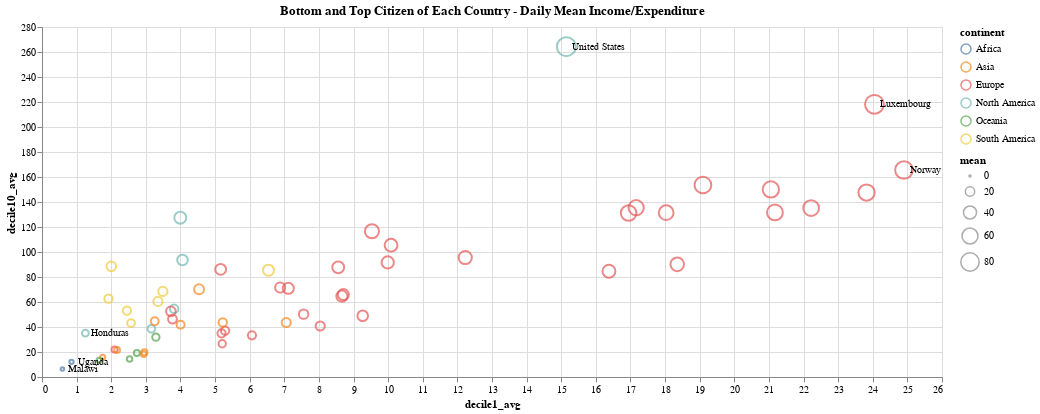

Notebook code cell kept with this figure:
### Code cell
data = df

top_countries = data.nlargest(3, 'decile10_avg')
bottom_countries = data.nsmallest(3, 'decile1_avg')
top_bottom_countries = pd.concat([top_countries, bottom_countries])

scatter = alt.Chart(data).mark_point().encode(
    alt.X('decile1_avg').scale(zero=False),
    alt.Y('decile10_avg').scale(zero=False, padding=1),
    color='continent',
    size='mean'
)

text = alt.Chart(top_bottom_countries).mark_text(
    align='left', baseline='middle',  # Adjust alignment as needed
    dx=6,  # Offset from the point for better visibility
    fontSize=10,  # Set the font size for the text labels
).encode(
    x='decile1_avg',  # X-coordinate of the text label
    y='decile10_avg',  # Y-coordinate of the text label
    text='country',  # Specify the column for the text labels (country names)
)

chart = (scatter+text).properties(
    width=900,
    height=350, 
    title='Bottom and Top Citizen of Each Country - Daily Mean Income/Expenditure'
).interactive()

chart

### Figure 1 — Vega-Lite specification as saved in the notebook (floating-point values rounded to 4 significant figures)
{"config": {"view": {"continuousWidth": 300, "continuousHeight": 300}}, "layer": [{"data": {"name": "data-4bac3d3e3c6a87e6925e92aae1f31b80"}, "mark": {"type": "point"}, "encoding": {"color": {"field": "continent", "type": "nominal"}, "size": {"field": "mean", "type": "quantitative"}, "x": {"field": "decile1_avg", "scale": {"zero": false}, "type": "quantitative"}, "y": {"field": "decile10_avg", "scale": {"zero": false, "padding": 1}, "type": "quantitative"}}, "name": "view_86"}, {"data": {"name": "data-dd8884f4301423e5a8c6bd9d04e83cba"}, "mark": {"type": "text", "align": "left", "baseline": "middle", "dx": 6, "fontSize": 10}, "encoding": {"text": {"field": "country", "type": "nominal"}, "x": {"field": "decile1_avg", "type": "quantitative"}, "y": {"field": "decile10_avg", "type": "quantitative"}}}], "height": 350, "params": [{"name": "param_132", "select": {"type": "interval", "encodings": ["x", "y"]}, "bind": "scales", "views": ["view_86"]}], "title": "Bottom and Top Citizen of Each Country - Daily Mean Income/Expenditure", "width": 900, "$schema": "https://vega.github.io/schema/vega-lite/v5.8.0.json", "datasets": {"data-4bac3d3e3c6a87e6925e92aae1f31b80": [{"country": "Albania", "reporting_level": "national", "decile1_avg": 5.29, "decile2_avg": 7.575, "decile3_avg": 9.183, "decile4_avg": 10.65, "decile5_avg": 12.25, "decile6_avg": 14.04, "decile7_avg": 16.38, "decile8_avg": 19.39, "decile9_avg": 24.02, "decile10_avg": 37.02, "year": 2019, "ppp_version": 2017, "continent": "Europe", "mean": 15.58, "median": 13.08, "gini": 0.3077}, {"country": "Armenia", "reporting_level": "national", "decile1_avg": 2.96, "decile2_avg": 4.097, "decile3_avg": 4.838, "decile4_avg": 5.585, "decile5_avg": 6.349, "decile6_avg": 7.063, "decile7_avg": 7.957, "decile8_avg": 9.144, "decile9_avg": 11.02, "decile10_avg": 19.77, "year": 2019, "ppp_version": 2017, "continent": "Asia", "mean": 7.878, "median": 6.706, "gini": 0.2988}, {"country": "Austria", "reporting_level": "national", "decile1_avg": 19.09, "decile2_avg": 33.07, "decile3_avg": 40.84, "decile4_avg": 47.07, "decile5_avg": 54.14, "decile6_avg": 61.81, "decile7_avg": 71.11, "decile8_avg": 82.01, "decile9_avg": 98.92, "decile10_avg": 153.6, "year": 2019, "ppp_version": 2017, "continent": "Europe", "mean": 66.17, "median": 57.64, "gini": 0.3021}, {"country": "Belarus", "reporting_level": "national", "decile1_avg": 8.038, "decile2_avg": 11.13, "decile3_avg": 12.91, "decile4_avg": 14.51, "decile5_avg": 16.15, "decile6_avg": 18.01, "decile7_avg": 20.05, "decile8_avg": 22.72, "decile9_avg": 27.01, "decile10_avg": 40.8, "year": 2019, "ppp_version": 2017, "continent": "Europe", "mean": 19.13, "median": 17.13, "gini": 0.2528}, {"country": "Belgium", "reporting_level": "national", "decile1_avg": 21.17, "decile2_avg": 32.03, "decile3_avg": 39.15, "decile4_avg": 44.88, "decile5_avg": 50.21, "decile6_avg": 55.38, "decile7_avg": 61.56, "decile8_avg": 70.06, "decile9_avg": 83.76, "decile10_avg": 131.6, "year": 2019, "ppp_version": 2017, "continent": "Europe", "mean": 58.99, "median": 52.63, "gini": 0.2722}, {"country": "Bolivia", "reporting_level": "national", "decile1_avg": 3.35, "decile2_avg": 6.632, "decile3_avg": 9.033, "decile4_avg": 11.08, "decile5_avg": 13.35, "decile6_avg": 16.09, "decile7_avg": 19.52, "decile8_avg": 24.34, "decile9_avg": 32.19, "decile10_avg": 60.48, "year": 2019, "ppp_version": 2017, "continent": "South America", "mean": 19.61, "median": 14.69, "gini": 0.4165}, {"country": "Brazil", "reporting_level": "national", "decile1_avg": 2.002, "decile2_avg": 4.536, "decile3_avg": 6.632, "decile4_avg": 8.887, "decile5_avg": 11.39, "decile6_avg": 14.47, "decile7_avg": 17.97, "decile8_avg": 23.26, "decile9_avg": 33.49, "decile10_avg": 88.52, "year": 2019, "ppp_version": 2017, "continent": "South America", "mean": 21.12, "median": 12.89, "gini": 0.5349}, {"country": "Bulgaria", "reporting_level": "national", "decile1_avg": 5.161, "decile2_avg": 10.45, "decile3_avg": 13.79, "decile4_avg": 16.47, "decile5_avg": 19.28, "decile6_avg": 22.41, "decile7_avg": 26.4, "decile8_avg": 32.36, "decile9_avg": 41.82, "decile10_avg": 86.14, "year": 2019, "ppp_version": 2017, "continent": "Europe", "mean": 27.43, "median": 20.86, "gini": 0.4027}, {"country": "China", "reporting_level": "national", "decile1_avg": 4.004, "decile2_avg": 5.523, "decile3_avg": 6.908, "decile4_avg": 8.319, "decile5_avg": 9.871, "decile6_avg": 11.7, "decile7_avg": 13.99, "decile8_avg": 17.17, "decile9_avg": 22.45, "decile10_avg": 41.81, "year": 2019, "ppp_version": 2017, "continent": "Asia", "mean": 14.17, "median": 10.72, "gini": 0.3817}, {"country": "Colombia", "reporting_level": "national", "decile1_avg": 1.921, "decile2_avg": 3.847, "decile3_avg": 5.357, "decile4_avg": 6.895, "decile5_avg": 8.631, "decile6_avg": 10.71, "decile7_avg": 13.41, "decile8_avg": 17.37, "decile9_avg": 24.61, "decile10_avg": 62.65, "year": 2019, "ppp_version": 2017, "continent": "South America", "mean": 15.54, "median": 9.615, "gini": 0.5133}, {"country": "Costa Rica", "reporting_level": "national", "decile1_avg": 4.059, "decile2_avg": 7.154, "decile3_avg": 9.491, "decile4_avg": 11.9, "decile5_avg": 14.58, "decile6_avg": 18.09, "decile7_avg": 22.82, "decile8_avg": 30.1, "decile9_avg": 43.52, "decile10_avg": 93.58, "year": 2019, "ppp_version": 2017, "continent": "North America", "mean": 25.53, "median": 16.23, "gini": 0.4819}, {"country": "Croatia", "reporting_level": "national", "decile1_avg": 8.665, "decile2_avg": 14.7, "decile3_avg": 18.27, "decile4_avg": 21.46, "decile5_avg": 24.67, "decile6_avg": 27.9, "decile7_avg": 31.52, "decile8_avg": 36.11, "decile9_avg": 42.87, "decile10_avg": 64.66, "year": 2019, "ppp_version": 2017, "continent": "Europe", "mean": 29.08, "median": 26.12, "gini": 0.2891}, {"country": "Cyprus", "reporting_level": "national", "decile1_avg": 18.03, "decile2_avg": 25.88, "decile3_avg": 30.83, "decile4_avg": 35.4, "decile5_avg": 40.65, "decile6_avg": 45.7, "decile7_avg": 51.78, "decile8_avg": 60.84, "decile9_avg": 75.18, "decile10_avg": 131.5, "year": 2019, "ppp_version": 2017, "continent": "Europe", "mean": 51.57, "median": 43.2, "gini": 0.3122}, {"country": "Czechia", "reporting_level": "national", "decile1_avg": 16.38, "decile2_avg": 23.43, "decile3_avg": 26.97, "decile4_avg": 30.0, "decile5_avg": 33.06, "decile6_avg": 36.4, "decile7_avg": 40.55, "decile8_avg": 46.33, "decile9_avg": 55.95, "decile10_avg": 84.61, "year": 2019, "ppp_version": 2017, "continent": "Europe", "mean": 39.37, "median": 34.56, "gini": 0.2526}, {"country": "Denmark", "reporting_level": "national", "decile1_avg": 23.82, "decile2_avg": 35.74, "decile3_avg": 41.31, "decile4_avg": 46.35, "decile5_avg": 51.23, "decile6_avg": 57.16, "decile7_avg": 64.07, "decile8_avg": 73.54, "decile9_avg": 86.6, "decile10_avg": 147.5, "year": 2019, "ppp_version": 2017, "continent": "Europe", "mean": 62.74, "median": 54.08, "gini": 0.2772}, {"country": "Dominican Republic", "reporting_level": "national", "decile1_avg": 3.817, "decile2_avg": 6.019, "decile3_avg": 7.564, "decile4_avg": 9.071, "decile5_avg": 10.83, "decile6_avg": 12.87, "decile7_avg": 15.46, "decile8_avg": 19.1, "decile9_avg": 25.44, "decile10_avg": 54.53, "year": 2019, "ppp_version": 2017, "continent": "North America", "mean": 16.47, "median": 11.8, "gini": 0.4192}, {"country": "Ecuador", "reporting_level": "national", "decile1_avg": 2.454, "decile2_avg": 4.526, "decile3_avg": 6.132, "decile4_avg": 7.819, "decile5_avg": 9.635, "decile6_avg": 11.81, "decile7_avg": 14.52, "decile8_avg": 18.49, "decile9_avg": 25.37, "decile10_avg": 53.04, "year": 2019, "ppp_version": 2017, "continent": "South America", "mean": 15.38, "median": 10.68, "gini": 0.4571}, {"country": "El Salvador", "reporting_level": "national", "decile1_avg": 3.159, "decile2_avg": 5.006, "decile3_avg": 6.353, "decile4_avg": 7.684, "decile5_avg": 9.135, "decile6_avg": 10.76, "decile7_avg": 12.81, "decile8_avg": 15.56, "decile9_avg": 20.46, "decile10_avg": 38.59, "year": 2019, "ppp_version": 2017, "continent": "North America", "mean": 12.95, "median": 9.887, "gini": 0.3878}, {"country": "Estonia", "reporting_level": "national", "decile1_avg": 12.23, "decile2_avg": 20.79, "decile3_avg": 24.78, "decile4_avg": 27.93, "decile5_avg": 32.14, "decile6_avg": 37.28, "decile7_avg": 43.55, "decile8_avg": 51.79, "decile9_avg": 64.01, "decile10_avg": 95.58, "year": 2019, "ppp_version": 2017, "continent": "Europe", "mean": 41.01, "median": 34.65, "gini": 0.3077}, {"country": "Fiji", "reporting_level": "national", "decile1_avg": 2.742, "decile2_avg": 3.881, "decile3_avg": 4.747, "decile4_avg": 5.466, "decile5_avg": 6.227, "decile6_avg": 7.062, "decile7_avg": 8.156, "decile8_avg": 9.626, "decile9_avg": 12.0, "decile10_avg": 19.16, "year": 2019, "ppp_version": 2017, "continent": "Oceania", "mean": 7.907, "median": 6.643, "gini": 0.3071}, {"country": "Finland", "reporting_level": "national", "decile1_avg": 22.22, "decile2_avg": 32.18, "decile3_avg": 38.27, "decile4_avg": 43.44, "decile5_avg": 48.55, "decile6_avg": 54.13, "decile7_avg": 60.97, "decile8_avg": 70.19, "decile9_avg": 83.38, "decile10_avg": 135.2, "year": 2019, "ppp_version": 2017, "continent": "Europe", "mean": 58.85, "median": 51.26, "gini": 0.2774}, {"country": "Georgia", "reporting_level": "national", "decile1_avg": 2.095, "decile2_avg": 3.325, "decile3_avg": 4.22, "decile4_avg": 5.088, "decile5_avg": 5.972, "decile6_avg": 6.944, "decile7_avg": 8.129, "decile8_avg": 9.742, "decile9_avg": 12.24, "decile10_avg": 21.99, "year": 2019, "ppp_version": 2017, "continent": "Europe", "mean": 7.975, "median": 6.429, "gini": 0.359}, {"country": "Greece", "reporting_level": "national", "decile1_avg": 7.116, "decile2_avg": 12.7, "decile3_avg": 16.31, "decile4_avg": 19.45, "decile5_avg": 22.64, "decile6_avg": 26.45, "decile7_avg": 30.36, "decile8_avg": 35.5, "decile9_avg": 43.34, "decile10_avg": 70.93, "year": 2019, "ppp_version": 2017, "continent": "Europe", "mean": 28.48, "median": 24.61, "gini": 0.331}, {"country": "Honduras", "reporting_level": "national", "decile1_avg": 1.253, "decile2_avg": 2.373, "decile3_avg": 3.455, "decile4_avg": 4.638, "decile5_avg": 6.083, "decile6_avg": 7.825, "decile7_avg": 9.996, "decile8_avg": 12.74, "decile9_avg": 17.8, "decile10_avg": 35.08, "year": 2019, "ppp_version": 2017, "continent": "North America", "mean": 10.12, "median": 6.928, "gini": 0.4817}, {"country": "Hungary", "reporting_level": "national", "decile1_avg": 8.706, "decile2_avg": 14.03, "decile3_avg": 16.88, "decile4_avg": 20.95, "decile5_avg": 23.29, "decile6_avg": 26.75, "decile7_avg": 30.82, "decile8_avg": 34.48, "decile9_avg": 40.82, "decile10_avg": 65.95, "year": 2019, "ppp_version": 2017, "continent": "Europe", "mean": 28.27, "median": 24.76, "gini": 0.2995}, {"country": "India", "reporting_level": "national", "decile1_avg": 1.754, "decile2_avg": 2.399, "decile3_avg": 2.836, "decile4_avg": 3.239, "decile5_avg": 3.661, "decile6_avg": 4.143, "decile7_avg": 4.733, "decile8_avg": 5.583, "decile9_avg": 7.224, "decile10_avg": 15.7, "year": 2019, "ppp_version": 2017, "continent": "Asia", "mean": 5.127, "median": 3.89, "gini": 0.3573}, {"country": "Indonesia", "reporting_level": "national", "decile1_avg": 2.168, "decile2_avg": 3.006, "decile3_avg": 3.665, "decile4_avg": 4.327, "decile5_avg": 5.099, "decile6_avg": 6.055, "decile7_avg": 7.252, "decile8_avg": 8.806, "decile9_avg": 11.37, "decile10_avg": 21.63, "year": 2019, "ppp_version": 2017, "continent": "Asia", "mean": 7.337, "median": 5.54, "gini": 0.3761}, {"country": "Iran", "reporting_level": "national", "decile1_avg": 3.257, "decile2_avg": 5.128, "decile3_avg": 6.524, "decile4_avg": 7.944, "decile5_avg": 9.479, "decile6_avg": 11.23, "decile7_avg": 13.51, "decile8_avg": 16.82, "decile9_avg": 22.23, "decile10_avg": 44.6, "year": 2019, "ppp_version": 2017, "continent": "Asia", "mean": 14.07, "median": 10.31, "gini": 0.4094}, {"country": "Kiribati", "reporting_level": "national", "decile1_avg": 2.529, "decile2_avg": 3.399, "decile3_avg": 3.97, "decile4_avg": 4.485, "decile5_avg": 5.078, "decile6_avg": 5.699, "decile7_avg": 6.488, "decile8_avg": 7.582, "decile9_avg": 9.106, "decile10_avg": 14.32, "year": 2019, "ppp_version": 2017, "continent": "Oceania", "mean": 6.265, "median": 5.34, "gini": 0.2783}, {"country": "Kyrgyzstan", "reporting_level": "national", "decile1_avg": 2.939, "decile2_avg": 3.859, "decile3_avg": 4.403, "decile4_avg": 4.949, "decile5_avg": 5.527, "decile6_avg": 6.18, "decile7_avg": 6.974, "decile8_avg": 8.04, "decile9_avg": 9.731, "decile10_avg": 18.32, "year": 2019, "ppp_version": 2017, "continent": "Asia", "mean": 7.092, "median": 5.837, "gini": 0.297}, {"country": "Latvia", "reporting_level": "national", "decile1_avg": 8.558, "decile2_avg": 14.9, "decile3_avg": 18.5, "decile4_avg": 21.56, "decile5_avg": 25.0, "decile6_avg": 28.93, "decile7_avg": 33.45, "decile8_avg": 40.1, "decile9_avg": 50.6, "decile10_avg": 87.7, "year": 2019, "ppp_version": 2017, "continent": "Europe", "mean": 32.93, "median": 26.94, "gini": 0.3449}, {"country": "Lithuania", "reporting_level": "national", "decile1_avg": 10.08, "decile2_avg": 16.87, "decile3_avg": 21.27, "decile4_avg": 24.89, "decile5_avg": 28.77, "decile6_avg": 33.03, "decile7_avg": 38.56, "decile8_avg": 46.15, "decile9_avg": 58.84, "decile10_avg": 105.4, "year": 2019, "ppp_version": 2017, "continent": "Europe", "mean": 38.39, "median": 30.71, "gini": 0.3525}, {"country": "Luxembourg", "reporting_level": "national", "decile1_avg": 24.05, "decile2_avg": 36.52, "decile3_avg": 45.27, "decile4_avg": 54.88, "decile5_avg": 64.66, "decile6_avg": 74.71, "decile7_avg": 88.32, "decile8_avg": 106.2, "decile9_avg": 131.7, "decile10_avg": 218.1, "year": 2019, "ppp_version": 2017, "continent": "Europe", "mean": 84.45, "median": 69.48, "gini": 0.3424}, {"country": "Malawi", "reporting_level": "national", "decile1_avg": 0.5899, "decile2_avg": 0.8483, "decile3_avg": 1.039, "decile4_avg": 1.228, "decile5_avg": 1.425, "decile6_avg": 1.663, "decile7_avg": 1.955, "decile8_avg": 2.389, "decile9_avg": 3.147, "decile10_avg": 6.41, "year": 2019, "ppp_version": 2017, "continent": "Africa", "mean": 2.069, "median": 1.534, "gini": 0.3854}, {"country": "Maldives", "reporting_level": "national", "decile1_avg": 7.056, "decile2_avg": 9.537, "decile3_avg": 11.43, "decile4_avg": 13.2, "decile5_avg": 14.84, "decile6_avg": 16.96, "decile7_avg": 19.21, "decile8_avg": 22.62, "decile9_avg": 28.52, "decile10_avg": 43.53, "year": 2019, "ppp_version": 2017, "continent": "Asia", "mean": 18.69, "median": 15.83, "gini": 0.2929}, {"country": "Malta", "reporting_level": "national", "decile1_avg": 17.16, "decile2_avg": 27.28, "decile3_avg": 33.14, "decile4_avg": 38.17, "decile5_avg": 43.19, "decile6_avg": 49.15, "decile7_avg": 56.84, "decile8_avg": 65.64, "decile9_avg": 79.49, "decile10_avg": 135.4, "year": 2019, "ppp_version": 2017, "continent": "Europe", "mean": 54.55, "median": 45.71, "gini": 0.3104}, {"country": "Marshall Islands", "reporting_level": "national", "decile1_avg": 3.29, "decile2_avg": 5.076, "decile3_avg": 6.228, "decile4_avg": 7.317, "decile5_avg": 8.509, "decile6_avg": 9.786, "decile7_avg": 11.55, "decile8_avg": 14.01, "decile9_avg": 18.23, "decile10_avg": 31.9, "year": 2019, "ppp_version": 2017, "continent": "Oceania", "mean": 11.59, "median": 9.209, "gini": 0.3548}, {"country": "Moldova", "reporting_level": "national", "decile1_avg": 5.206, "decile2_avg": 6.859, "decile3_avg": 8.004, "decile4_avg": 9.086, "decile5_avg": 10.02, "decile6_avg": 11.15, "decile7_avg": 12.55, "decile8_avg": 14.45, "decile9_avg": 17.21, "decile10_avg": 26.64, "year": 2019, "ppp_version": 2017, "continent": "Europe", "mean": 12.12, "median": 10.52, "gini": 0.2602}, {"country": "Netherlands", "reporting_level": "national", "decile1_avg": 21.06, "decile2_avg": 32.85, "decile3_avg": 40.1, "decile4_avg": 45.87, "decile5_avg": 51.37, "decile6_avg": 57.86, "decile7_avg": 65.1, "decile8_avg": 74.42, "decile9_avg": 88.51, "decile10_avg": 150.0, "year": 2019, "ppp_version": 2017, "continent": "Europe", "mean": 62.71, "median": 54.42, "gini": 0.2925}, {"country": "Norway", "reporting_level": "national", "decile1_avg": 24.9, "decile2_avg": 40.31, "decile3_avg": 49.13, "decile4_avg": 55.51, "decile5_avg": 61.8, "decile6_avg": 69.23, "decile7_avg": 78.09, "decile8_avg": 89.59, "decile9_avg": 106.4, "decile10_avg": 165.6, "year": 2019, "ppp_version": 2017, "continent": "Europe", "mean": 74.06, "median": 65.3, "gini": 0.2774}, {"country": "Panama", "reporting_level": "national", "decile1_avg": 3.995, "decile2_avg": 8.026, "decile3_avg": 11.77, "decile4_avg": 15.44, "decile5_avg": 19.62, "decile6_avg": 24.49, "decile7_avg": 30.52, "decile8_avg": 38.98, "decile9_avg": 54.74, "decile10_avg": 127.4, "year": 2019, "ppp_version": 2017, "continent": "North America", "mean": 33.5, "median": 21.85, "gini": 0.4984}, {"country": "Paraguay", "reporting_level": "national", "decile1_avg": 3.491, "decile2_avg": 5.936, "decile3_avg": 7.934, "decile4_avg": 10.0, "decile5_avg": 12.1, "decile6_avg": 14.58, "decile7_avg": 18.02, "decile8_avg": 22.99, "decile9_avg": 31.07, "decile10_avg": 68.47, "year": 2019, "ppp_version": 2017, "continent": "South America", "mean": 19.46, "median": 13.34, "gini": 0.4565}, {"country": "Peru", "reporting_level": "national", "decile1_avg": 2.572, "decile2_avg": 4.611, "decile3_avg": 6.258, "decile4_avg": 7.85, "decile5_avg": 9.517, "decile6_avg": 11.46, "decile7_avg": 13.85, "decile8_avg": 16.95, "decile9_avg": 22.22, "decile10_avg": 43.1, "year": 2019, "ppp_version": 2017, "continent": "South America", "mean": 13.84, "median": 10.44, "gini": 0.4156}, {"country": "Poland", "reporting_level": "national", "decile1_avg": 7.558, "decile2_avg": 10.4, "decile3_avg": 12.36, "decile4_avg": 14.19, "decile5_avg": 16.18, "decile6_avg": 18.4, "decile7_avg": 21.07, "decile8_avg": 24.54, "decile9_avg": 30.01, "decile10_avg": 50.28, "year": 2019, "ppp_version": 2017, "continent": "Europe", "mean": 20.5, "median": 17.24, "gini": 0.3024}, {"country": "Portugal", "reporting_level": "national", "decile1_avg": 9.988, "decile2_avg": 16.79, "decile3_avg": 20.8, "decile4_avg": 24.17, "decile5_avg": 27.58, "decile6_avg": 31.35, "decile7_avg": 35.63, "decile8_avg": 42.08, "decile9_avg": 52.62, "decile10_avg": 91.62, "year": 2019, "ppp_version": 2017, "continent": "Europe", "mean": 35.26, "median": 29.43, "gini": 0.3276}, {"country": "Romania", "reporting_level": "national", "decile1_avg": 3.723, "decile2_avg": 8.406, "decile3_avg": 11.45, "decile4_avg": 14.45, "decile5_avg": 17.46, "decile6_avg": 20.64, "decile7_avg": 23.78, "decile8_avg": 28.06, "decile9_avg": 34.17, "decile10_avg": 52.53, "year": 2019, "ppp_version": 2017, "continent": "Europe", "mean": 21.47, "median": 19.03, "gini": 0.348}, {"country": "Russia", "reporting_level": "national", "decile1_avg": 6.881, "decile2_avg": 9.905, "decile3_avg": 12.11, "decile4_avg": 14.28, "decile5_avg": 16.62, "decile6_avg": 19.35, "decile7_avg": 22.95, "decile8_avg": 27.75, "decile9_avg": 35.78, "decile10_avg": 71.54, "year": 2019, "ppp_version": 2017, "continent": "Europe", "mean": 23.72, "median": 17.9, "gini": 0.3769}, {"country": "Serbia", "reporting_level": "national", "decile1_avg": 5.187, "decile2_avg": 7.785, "decile3_avg": 9.631, "decile4_avg": 11.09, "decile5_avg": 12.54, "decile6_avg": 14.16, "decile7_avg": 16.19, "decile8_avg": 18.87, "decile9_avg": 22.54, "decile10_avg": 34.9, "year": 2019, "ppp_version": 2017, "continent": "Europe", "mean": 15.29, "median": 13.2, "gini": 0.2895}, {"country": "Serbia", "reporting_level": "national", "decile1_avg": 3.769, "decile2_avg": 7.571, "decile3_avg": 10.04, "decile4_avg": 12.16, "decile5_avg": 14.15, "decile6_avg": 16.34, "decile7_avg": 18.78, "decile8_avg": 21.96, "decile9_avg": 27.02, "decile10_avg": 46.31, "year": 2019, "ppp_version": 2017, "continent": "Europe", "mean": 17.81, "median": 15.25, "gini": 0.3454}, {"country": "Slovakia", "reporting_level": "national", "decile1_avg": 9.265, "decile2_avg": 15.52, "decile3_avg": 18.83, "decile4_avg": 21.28, "decile5_avg": 23.62, "decile6_avg": 25.99, "decile7_avg": 28.6, "decile8_avg": 31.82, "decile9_avg": 36.52, "decile10_avg": 49.0, "year": 2019, "ppp_version": 2017, "continent": "Europe", "mean": 26.04, "median": 24.76, "gini": 0.2323}, {"country": "Slovenia", "reporting_level": "national", "decile1_avg": 18.35, "decile2_avg": 25.71, "decile3_avg": 30.03, "decile4_avg": 33.66, "decile5_avg": 37.48, "decile6_avg": 41.46, "decile7_avg": 45.84, "decile8_avg": 51.68, "decile9_avg": 60.15, "decile10_avg": 90.13, "year": 2019, "ppp_version": 2017, "continent": "Europe", "mean": 43.45, "median": 39.5, "gini": 0.2438}, {"country": "Spain", "reporting_level": "national", "decile1_avg": 9.532, "decile2_avg": 19.41, "decile3_avg": 25.95, "decile4_avg": 31.81, "decile5_avg": 37.34, "decile6_avg": 43.71, "decile7_avg": 50.83, "decile8_avg": 59.87, "decile9_avg": 73.61, "decile10_avg": 116.6, "year": 2019, "ppp_version": 2017, "continent": "Europe", "mean": 46.87, "median": 40.29, "gini": 0.3431}, {"country": "Sweden", "reporting_level": "national", "decile1_avg": 16.95, "decile2_avg": 29.67, "decile3_avg": 37.1, "decile4_avg": 42.59, "decile5_avg": 47.72, "decile6_avg": 53.68, "decile7_avg": 61.41, "decile8_avg": 71.23, "decile9_avg": 85.46, "decile10_avg": 131.2, "year": 2019, "ppp_version": 2017, "continent": "Europe", "mean": 57.7, "median": 50.57, "gini": 0.2931}, {"country": "Thailand", "reporting_level": "national", "decile1_avg": 5.222, "decile2_avg": 7.12, "decile3_avg": 8.509, "decile4_avg": 9.968, "decile5_avg": 11.61, "decile6_avg": 13.63, "decile7_avg": 16.17, "decile8_avg": 19.6, "decile9_avg": 24.95, "decile10_avg": 43.66, "year": 2019, "ppp_version": 2017, "continent": "Asia", "mean": 16.04, "median": 12.54, "gini": 0.3486}, {"country": "Turkey", "reporting_level": "national", "decile1_avg": 4.537, "decile2_avg": 7.461, "decile3_avg": 10.02, "decile4_avg": 12.4, "decile5_avg": 14.82, "decile6_avg": 17.7, "decile7_avg": 21.44, "decile8_avg": 27.03, "decile9_avg": 36.42, "decile10_avg": 70.2, "year": 2019, "ppp_version": 2017, "continent": "Asia", "mean": 22.2, "median": 16.18, "gini": 0.4191}, {"country": "Uganda", "reporting_level": "national", "decile1_avg": 0.8529, "decile2_avg": 1.29, "decile3_avg": 1.613, "decile4_avg": 1.914, "decile5_avg": 2.266, "decile6_avg": 2.674, "decile7_avg": 3.192, "decile8_avg": 3.934, "decile9_avg": 5.285, "decile10_avg": 12.13, "year": 2019, "ppp_version": 2017, "continent": "Africa", "mean": 3.515, "median": 2.468, "gini": 0.4271}, {"country": "Ukraine", "reporting_level": "national", "decile1_avg": 6.065, "decile2_avg": 8.355, "decile3_avg": 9.817, "decile4_avg": 11.14, "decile5_avg": 12.39, "decile6_avg": 13.8, "decile7_avg": 15.45, "decile8_avg": 17.67, "decile9_avg": 21.21, "decile10_avg": 33.33, "year": 2019, "ppp_version": 2017, "continent": "Europe", "mean": 14.92, "median": 13.13, "gini": 0.2662}, {"country": "United States", "reporting_level": "national", "decile1_avg": 15.15, "decile2_avg": 29.05, "decile3_avg": 38.86, "decile4_avg": 48.55, "decile5_avg": 59.16, "decile6_avg": 71.37, "decile7_avg": 86.39, "decile8_avg": 106.7, "decile9_avg": 139.2, "decile10_avg": 264.3, "year": 2019, "ppp_version": 2017, "continent": "North America", "mean": 85.87, "median": 65.04, "gini": 0.4154}, {"country": "Uruguay", "reporting_level": "national", "decile1_avg": 6.544, "decile2_avg": 10.25, "decile3_avg": 13.41, "decile4_avg": 16.66, "decile5_avg": 20.16, "decile6_avg": 24.11, "decile7_avg": 29.03, "decile8_avg": 35.62, "decile9_avg": 46.57, "decile10_avg": 85.44, "year": 2019, "ppp_version": 2017, "continent": "South America", "mean": 28.78, "median": 22.0, "gini": 0.3968}, {"country": "Vanuatu", "reporting_level": "national", "decile1_avg": 1.651, "decile2_avg": 2.447, "decile3_avg": 3.045, "decile4_avg": 3.662, "decile5_avg": 4.326, "decile6_avg": 5.028, "decile7_avg": 5.751, "decile8_avg": 6.724, "decile9_avg": 8.221, "decile10_avg": 13.42, "year": 2019, "ppp_version": 2017, "continent": "Oceania", "mean": 5.428, "median": 4.671, "gini": 0.3232}], "data-dd8884f4301423e5a8c6bd9d04e83cba": [{"country": "United States", "reporting_level": "national", "decile1_avg": 15.15, "decile2_avg": 29.05, "decile3_avg": 38.86, "decile4_avg": 48.55, "decile5_avg": 59.16, "decile6_avg": 71.37, "decile7_avg": 86.39, "decile8_avg": 106.7, "decile9_avg": 139.2, "decile10_avg": 264.3, "year": 2019, "ppp_version": 2017, "continent": "North America", "mean": 85.87, "median": 65.04, "gini": 0.4154}, {"country": "Luxembourg", "reporting_level": "national", "decile1_avg": 24.05, "decile2_avg": 36.52, "decile3_avg": 45.27, "decile4_avg": 54.88, "decile5_avg": 64.66, "decile6_avg": 74.71, "decile7_avg": 88.32, "decile8_avg": 106.2, "decile9_avg": 131.7, "decile10_avg": 218.1, "year": 2019, "ppp_version": 2017, "continent": "Europe", "mean": 84.45, "median": 69.48, "gini": 0.3424}, {"country": "Norway", "reporting_level": "national", "decile1_avg": 24.9, "decile2_avg": 40.31, "decile3_avg": 49.13, "decile4_avg": 55.51, "decile5_avg": 61.8, "decile6_avg": 69.23, "decile7_avg": 78.09, "decile8_avg": 89.59, "decile9_avg": 106.4, "decile10_avg": 165.6, "year": 2019, "ppp_version": 2017, "continent": "Europe", "mean": 74.06, "median": 65.3, "gini": 0.2774}, {"country": "Malawi", "reporting_level": "national", "decile1_avg": 0.5899, "decile2_avg": 0.8483, "decile3_avg": 1.039, "decile4_avg": 1.228, "decile5_avg": 1.425, "decile6_avg": 1.663, "decile7_avg": 1.955, "decile8_avg": 2.389, "decile9_avg": 3.147, "decile10_avg": 6.41, "year": 2019, "ppp_version": 2017, "continent": "Africa", "mean": 2.069, "median": 1.534, "gini": 0.3854}, {"country": "Uganda", "reporting_level": "national", "decile1_avg": 0.8529, "decile2_avg": 1.29, "decile3_avg": 1.613, "decile4_avg": 1.914, "decile5_avg": 2.266, "decile6_avg": 2.674, "decile7_avg": 3.192, "decile8_avg": 3.934, "decile9_avg": 5.285, "decile10_avg": 12.13, "year": 2019, "ppp_version": 2017, "continent": "Africa", "mean": 3.515, "median": 2.468, "gini": 0.4271}, {"country": "Honduras", "reporting_level": "national", "decile1_avg": 1.253, "decile2_avg": 2.373, "decile3_avg": 3.455, "decile4_avg": 4.638, "decile5_avg": 6.083, "decile6_avg": 7.825, "decile7_avg": 9.996, "decile8_avg": 12.74, "decile9_avg": 17.8, "decile10_avg": 35.08, "year": 2019, "ppp_version": 2017, "continent": "North America", "mean": 10.12, "median": 6.928, "gini": 0.4817}]}}
